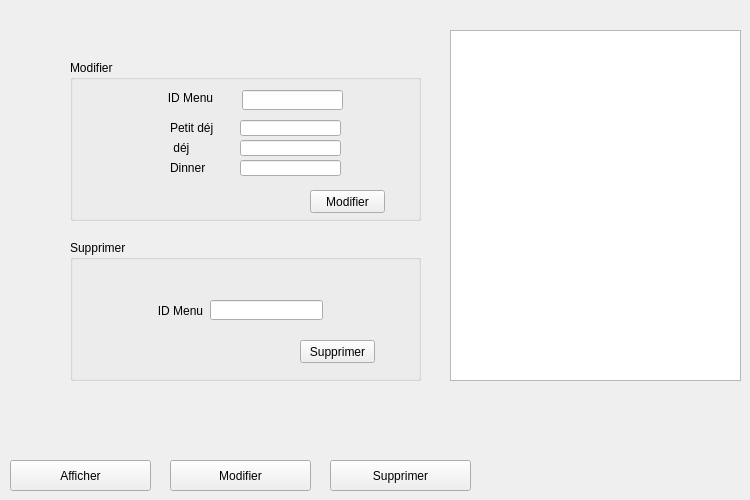
        <widget class="QWidget" name="tab_76">
         <attribute name="icon">
          <iconset>
           <normaloff>../../Desktop/Eclinic3/Flashlight.png</normaloff>../../Desktop/Eclinic3/Flashlight.png</iconset>
         </attribute>
         <attribute name="title">
          <string>Afficher Menu</string>
         </attribute>
         <widget class="QPushButton" name="pushButton_ModifierMenu">
          <property name="geometry">
           <rect>
            <x>170</x>
            <y>460</y>
            <width>141</width>
            <height>31</height>
           </rect>
          </property>
          <property name="text">
           <string>Modifier</string>
          </property>
          <property name="icon">
           <iconset>
            <normaloff>../../Desktop/Eclinic3/Pencil.png</normaloff>../../Desktop/Eclinic3/Pencil.png</iconset>
          </property>
         </widget>
         <widget class="QPushButton" name="pushButton_AfficherMenu">
          <property name="geometry">
           <rect>
            <x>10</x>
            <y>460</y>
            <width>141</width>
            <height>31</height>
           </rect>
          </property>
          <property name="text">
           <string>Afficher</string>
          </property>
          <property name="icon">
           <iconset>
            <normaloff>../../Desktop/Eclinic3/Tick.png</normaloff>../../Desktop/Eclinic3/Tick.png</iconset>
          </property>
         </widget>
         <widget class="QPushButton" name="pushButton_SupprimerMenu">
          <property name="geometry">
           <rect>
            <x>330</x>
            <y>460</y>
            <width>141</width>
            <height>31</height>
           </rect>
          </property>
          <property name="text">
           <string>Supprimer</string>
          </property>
          <property name="icon">
           <iconset>
            <normaloff>../../Desktop/Eclinic3/Trash.png</normaloff>../../Desktop/Eclinic3/Trash.png</iconset>
          </property>
         </widget>
         <widget class="QTableView" name="tabMenu">
          <property name="geometry">
           <rect>
            <x>450</x>
            <y>30</y>
            <width>291</width>
            <height>351</height>
           </rect>
          </property>
         </widget>
         <widget class="QGroupBox" name="groupBox">
          <property name="geometry">
           <rect>
            <x>70</x>
            <y>240</y>
            <width>351</width>
            <height>141</height>
           </rect>
          </property>
          <property name="title">
           <string>Supprimer</string>
          </property>
          <widget class="QLineEdit" name="lineEdit_ID_SupprimerMenu">
           <property name="geometry">
            <rect>
             <x>140</x>
             <y>60</y>
             <width>113</width>
             <height>20</height>
            </rect>
           </property>
          </widget>
          <widget class="QLabel" name="label_58">
           <property name="geometry">
            <rect>
             <x>70</x>
             <y>60</y>
             <width>81</width>
             <height>21</height>
            </rect>
           </property>
           <property name="text">
            <string>ID Menu</string>
           </property>
           <property name="alignment">
            <set>Qt::AlignCenter</set>
           </property>
          </widget>
          <widget class="QPushButton" name="Supprimer_menu">
           <property name="geometry">
            <rect>
             <x>230</x>
             <y>100</y>
             <width>75</width>
             <height>23</height>
            </rect>
           </property>
           <property name="text">
            <string>Supprimer</string>
           </property>
           <property name="icon">
            <iconset>
             <normaloff>../../Desktop/Eclinic3/Trash.png</normaloff>../../Desktop/Eclinic3/Trash.png</iconset>
           </property>
          </widget>
         </widget>
         <widget class="QGroupBox" name="groupBox_6">
          <property name="geometry">
           <rect>
            <x>70</x>
            <y>60</y>
            <width>351</width>
            <height>161</height>
           </rect>
          </property>
          <property name="title">
           <string>Modifier</string>
          </property>
          <widget class="QPushButton" name="Modifier_menu">
           <property name="geometry">
            <rect>
             <x>240</x>
             <y>130</y>
             <width>75</width>
             <height>23</height>
            </rect>
           </property>
           <property name="text">
            <string>Modifier</string>
           </property>
           <property name="icon">
            <iconset>
             <normaloff>../../Desktop/Eclinic3/Pencil.png</normaloff>../../Desktop/Eclinic3/Pencil.png</iconset>
           </property>
          </widget>
          <widget class="QLabel" name="label_59">
           <property name="geometry">
            <rect>
             <x>90</x>
             <y>30</y>
             <width>61</width>
             <height>16</height>
            </rect>
           </property>
           <property name="text">
            <string>ID Menu</string>
           </property>
           <property name="alignment">
            <set>Qt::AlignCenter</set>
           </property>
          </widget>
          <widget class="QLabel" name="label_60">
           <property name="geometry">
            <rect>
             <x>100</x>
             <y>60</y>
             <width>61</width>
             <height>16</height>
            </rect>
           </property>
           <property name="text">
            <string>Petit déj</string>
           </property>
           <property name="alignment">
            <set>Qt::AlignLeading|Qt::AlignLeft|Qt::AlignVCenter</set>
           </property>
          </widget>
          <widget class="QLabel" name="label_61">
           <property name="geometry">
            <rect>
             <x>100</x>
             <y>80</y>
             <width>61</width>
             <height>16</height>
            </rect>
           </property>
           <property name="text">
            <string> déj</string>
           </property>
           <property name="alignment">
            <set>Qt::AlignLeading|Qt::AlignLeft|Qt::AlignVCenter</set>
           </property>
          </widget>
          <widget class="QLabel" name="label_62">
           <property name="geometry">
            <rect>
             <x>100</x>
             <y>100</y>
             <width>61</width>
             <height>16</height>
            </rect>
           </property>
           <property name="text">
            <string>Dinner</string>
           </property>
           <property name="alignment">
            <set>Qt::AlignLeading|Qt::AlignLeft|Qt::AlignVCenter</set>
           </property>
          </widget>
          <widget class="QLineEdit" name="lineEdit_Modifier">
           <property name="geometry">
            <rect>
             <x>172</x>
             <y>30</y>
             <width>101</width>
             <height>20</height>
            </rect>
           </property>
          </widget>
          <widget class="QLineEdit" name="lineEdit_12">
           <property name="geometry">
            <rect>
             <x>170</x>
             <y>60</y>
             <width>101</width>
             <height>16</height>
            </rect>
           </property>
          </widget>
          <widget class="QLineEdit" name="lineEdit_13">
           <property name="geometry">
            <rect>
             <x>170</x>
             <y>80</y>
             <width>101</width>
             <height>16</height>
            </rect>
           </property>
          </widget>
          <widget class="QLineEdit" name="lineEdit_14">
           <property name="geometry">
            <rect>
             <x>170</x>
             <y>100</y>
             <width>101</width>
             <height>16</height>
            </rect>
           </property>
          </widget>
         </widget>
        </widget>
